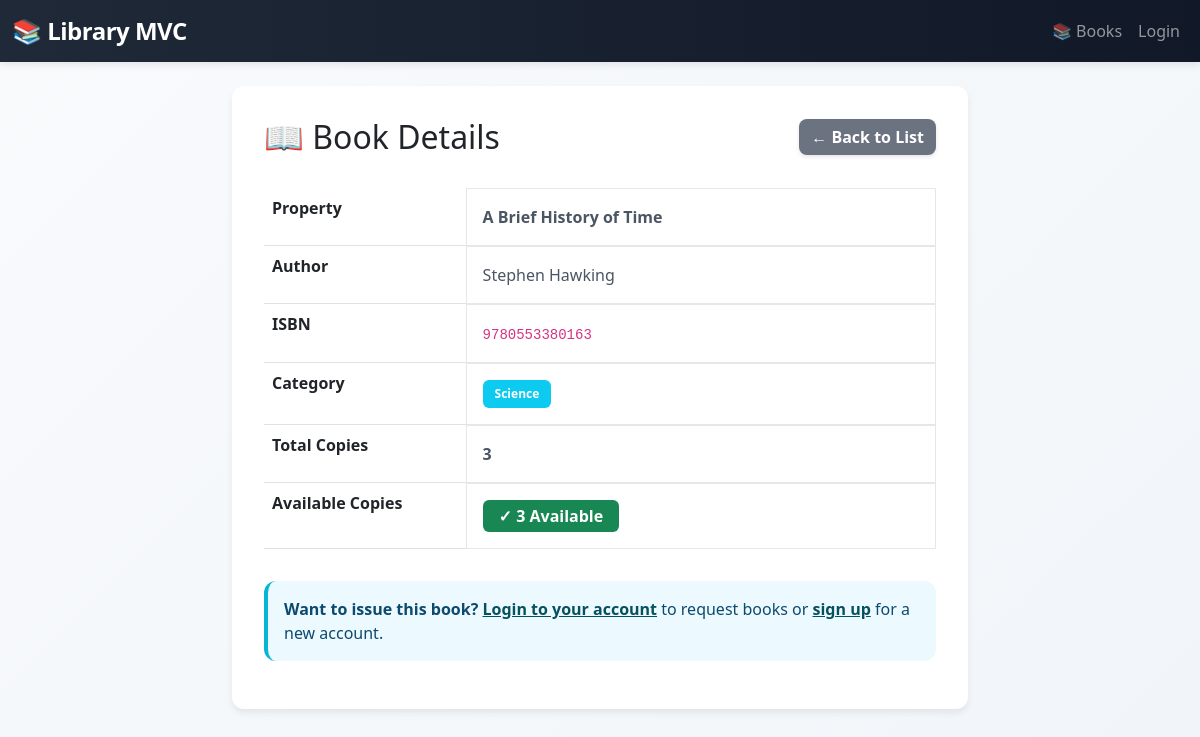
The app's page /public/index.php?url=book/show/2 with its own data.
### tables this page shows
CREATE TABLE books (
    id INT AUTO_INCREMENT PRIMARY KEY,
    title VARCHAR(255) NOT NULL,
    author VARCHAR(100) NOT NULL,
    isbn VARCHAR(20),
    category_id INT,
    total_copies INT NOT NULL DEFAULT 1,
    available_copies INT NOT NULL DEFAULT 1,
    created_at TIMESTAMP DEFAULT CURRENT_TIMESTAMP,
    FOREIGN KEY (category_id) REFERENCES categories(id) ON DELETE SET NULL
);

CREATE TABLE categories (
    id INT AUTO_INCREMENT PRIMARY KEY,
    name VARCHAR(100) NOT NULL,
    created_at TIMESTAMP DEFAULT CURRENT_TIMESTAMP
);

### app/controllers/BaseController.php (called while the page is built, shortened)
<?php
abstract class BaseController {
    protected function view($view, $data = []) {
        extract($data);
        require_once "app/views/layouts/header.php";
        require_once "app/views/$view.php";
        require_once "app/views/layouts/footer.php";
    }
}
?>

### app/controllers/BookController.php (called while the page is built, shortened)
<?php
require_once 'app/controllers/BaseController.php';
require_once 'app/models/Book.php';
class BookController extends BaseController {
    public function show($id) {
        $bookModel = new Book();
        $book = $bookModel->findById($id);
        $this->view('books/show', ['book' => $book]);
    }
}
?>

### app/models/Book.php (called while the page is built, shortened)
<?php
require_once 'app/config/database.php';
class Book {
    private $conn;
    private $table = 'books';
    public function __construct() {
        $database = new Database();
        $this->conn = $database->getConnection();
    }
    public function findById($id) {
        $query = "SELECT b.*, c.name as category_name
                  FROM " . $this->table . " b
                  LEFT JOIN categories c ON b.category_id = c.id
                  WHERE b.id = :id LIMIT 1";
        $stmt = $this->conn->prepare($query);
        $stmt->bindParam(':id', $id);
        $stmt->execute();
        return $stmt->fetch(PDO::FETCH_ASSOC);
    }
}
?>

### app/config/database.php (called while the page is built, shortened)
<?php
class Database {
    private $host = 'localhost';
    private $db_name = 'library_mvc';
    private $username = 'root';
    private $password = '';
    public function getConnection() {
        $this->conn = null;
        try {
            $this->conn = new PDO("mysql:host=" . $this->host . ";dbname=" . $this->db_name, $this->username, $this->password);
            $this->conn->setAttribute(PDO::ATTR_ERRMODE, PDO::ERRMODE_EXCEPTION);
        } catch(PDOException $exception) {
            echo "Connection error: " . $exception->getMessage();
        }
        return $this->conn;
    }
}
?>

### app/views/books/show.php (the view, shortened to what this page needs)
<div class="row">
    <div class="col-lg-8 offset-lg-2">
        <div class="section-card">
            <div style="display: flex; justify-content: space-between; align-items: center; margin-bottom: 2rem;">
                <h2 style="margin-bottom: 0;">📖 Book Details</h2>
                <a href="/library_mvc/public/index.php?url=book/index" class="btn btn-secondary">← Back to List</a>
            </div>
            <table class="table">
                <tr>
                    <th style="width: 30%;">Property</th>
                    <td><strong><?= htmlspecialchars($book['title']) ?></strong></td>
                </tr>
                <tr>
                    <th>Author</th>
                    <td><?= htmlspecialchars($book['author']) ?></td>
                </tr>
                <tr>
                    <th>ISBN</th>
                    <td><code><?= htmlspecialchars($book['isbn']) ?></code></td>
                </tr>
                <tr>
                    <th>Category</th>
                    <td><span class="badge bg-info"><?= htmlspecialchars($book['category_name'] ?? 'Uncategorized') ?></span></td>
                </tr>
                <tr>
                    <th>Total Copies</th>
                    <td><strong><?= $book['total_copies'] ?></strong></td>
                </tr>
                <tr>
                    <th>Available Copies</th>
                    <td>
                        <?php if ($book['available_copies'] > 0): ?>
                            <span class="badge bg-success" style="font-size: 1rem; padding: 0.5rem 1rem;">✓ <?= $book['available_copies'] ?> Available</span>
                        <?php else: ?>
                            <span class="badge bg-danger" style="font-size: 1rem; padding: 0.5rem 1rem;">✗ Out of Stock</span>
                        <?php endif; ?>
                    </td>
                </tr>
            </table>
            <?php if (isset($_SESSION['user_id'])): ?>
                <?php if ($_SESSION['user_role'] === 'admin'): ?>
                    <div style="margin-top: 2rem; padding-top: 2rem; border-top: 1px solid #e5e7eb;">
                        <a href="/library_mvc/public/index.php?url=book/edit/<?= $book['id'] ?>" class="btn btn-warning">✏️ Edit Book</a>
                        <a href="/library_mvc/public/index.php?url=book/delete/<?= $book['id'] ?>" class="btn btn-danger" onclick="return confirm('Are you sure you want to delete this book?')">🗑️ Delete Book</a>
                    </div>
                <?php endif; ?>
            <?php else: ?>
                <div class="alert alert-info" style="margin-top: 2rem;">
                    <strong>Want to issue this book?</strong> <a href="/library_mvc/public/index.php?url=auth/login" class="alert-link">Login to your account</a> to request books or <a href="/library_mvc/public/index.php?url=auth/register" class="alert-link">sign up</a> for a new account.
                </div>
            <?php endif; ?>
        </div>
    </div>
</div>

### public/css/style.css (style rules this page uses)
:root { --primary: #6366f1; --primary-dark: #4f46e5; --secondary: #10b981; --warning: #f59e0b; --info: #06b6d4; --danger: #ef4444; --light-bg: #f8fafc; --border-radius: 12px; }
body { background: linear-gradient(135deg, #f8fafc 0%, #f1f5f9 100%); min-height: 100vh; font-family: 'Segoe UI', Tahoma, Geneva, Verdana, sans-serif; }
.section-card { border: none; border-radius: var(--border-radius); box-shadow: 0 4px 6px rgba(0, 0, 0, 0.07); transition: all 0.3s ease; background: white; padding: 2rem; }
.btn { border: none; border-radius: 8px; font-weight: 600; transition: all 0.3s ease; box-shadow: 0 2px 4px rgba(0, 0, 0, 0.1); }
.btn-secondary { background: #6b7280; }
.alert { border: none; border-radius: var(--border-radius); border-left: 4px solid; }
.alert-info { background-color: #ecf9ff; color: #0c4a6e; border-left-color: var(--info); }
.table { border-collapse: separate; border-spacing: 0; }
.table tbody td { padding: 1rem; border: 1px solid #e5e7eb; color: #4b5563; }
.table tbody tr { transition: background-color 0.2s ease; }
.badge { padding: 0.5rem 0.75rem; border-radius: 6px; font-weight: 600; font-size: 0.75rem; }

### records on screen
books: title "A Brief History of Time", author "Stephen Hawking", isbn "9780553380163", category.name "Science", total_copies "3", available_copies "3"
